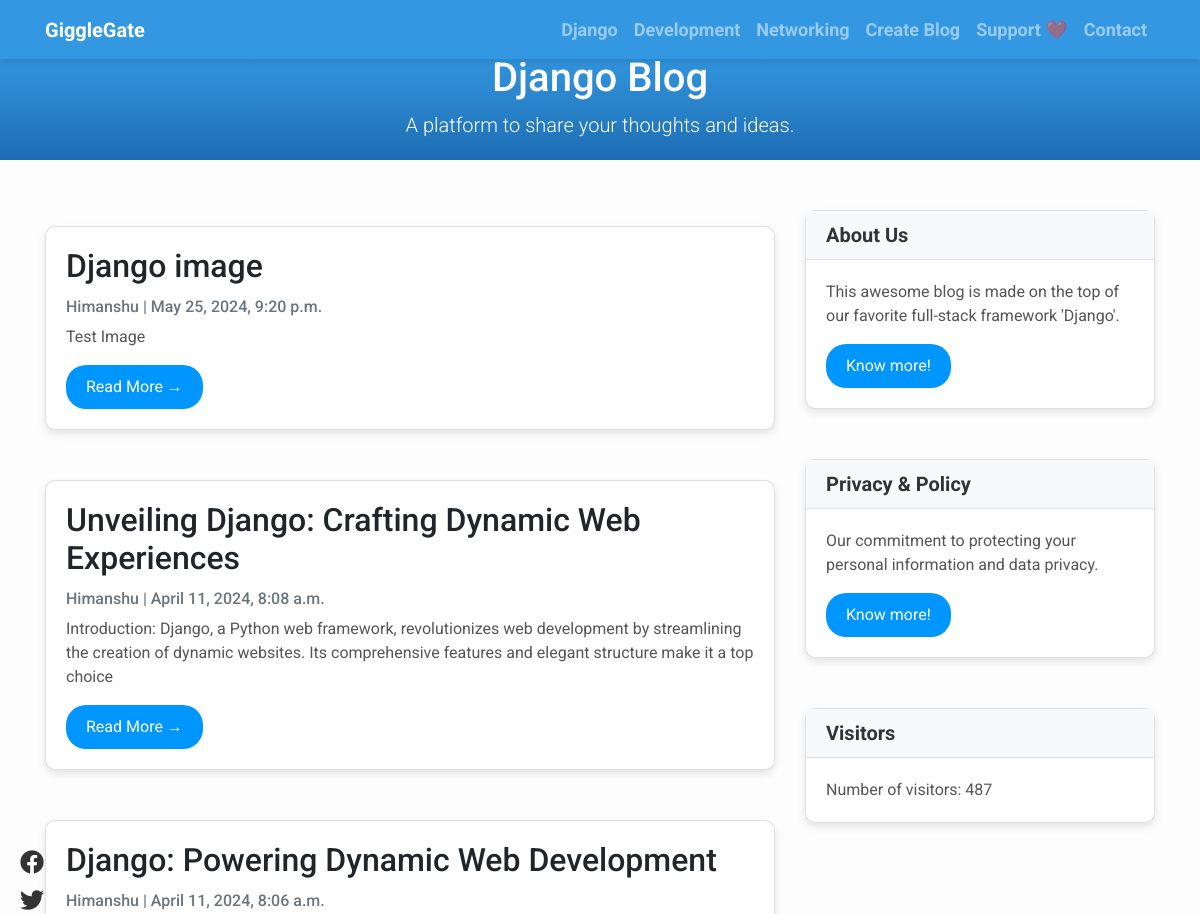
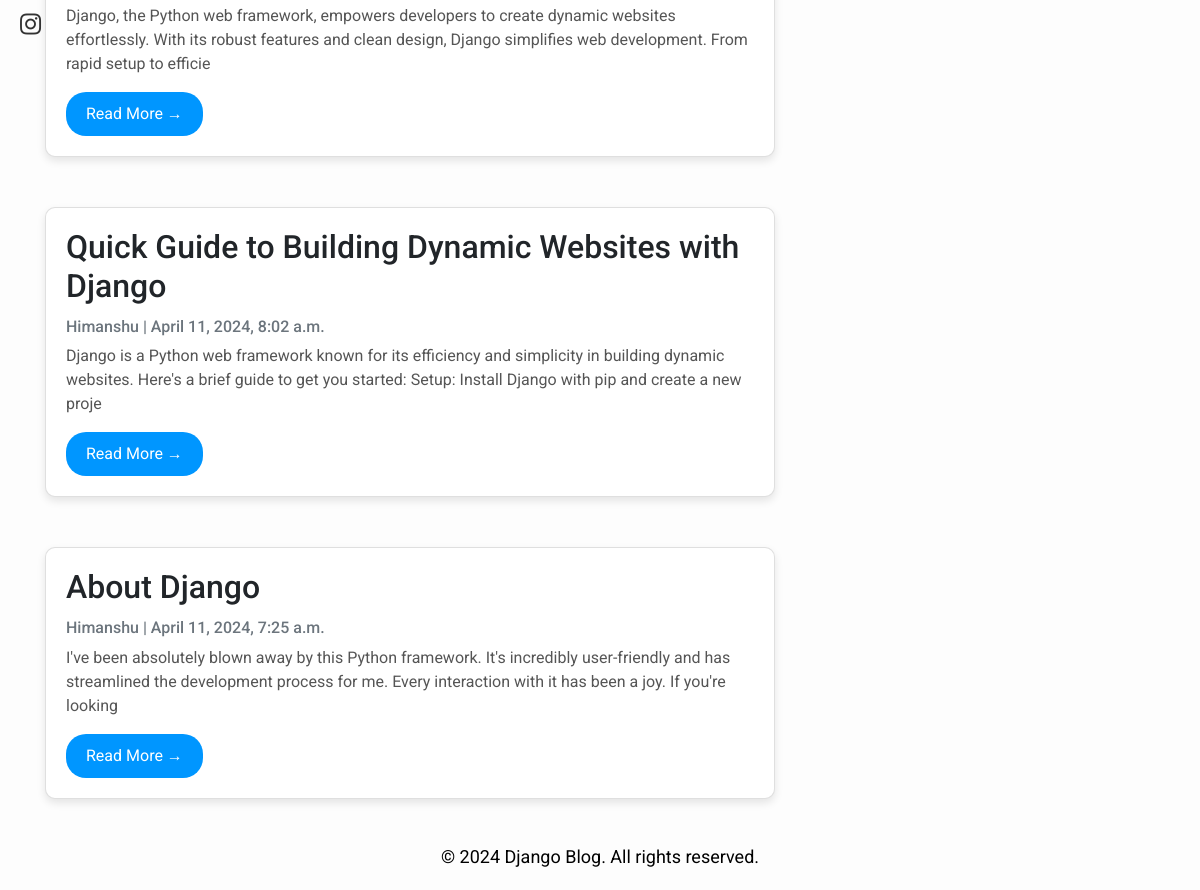
/django/, run on the app's committed database (2 pictures, top to bottom).
### Blog_app/models.py (models this page shows, shortened)
class Django(models.Model):
    title = models.CharField(max_length=200, unique=True)
    slug = models.SlugField(max_length=200, unique=True)
    author = models.ForeignKey(User, on_delete=models.CASCADE, related_name='blog_posts')
    updated_on = models.DateTimeField(auto_now=True)
    content = models.TextField()
    created_on = models.DateTimeField(auto_now_add=True)
    status = models.IntegerField(choices=STATUS, default=0)
    image = models.ImageField(upload_to='images/', blank=True, null=True)
    class Meta:
        ordering = ['-created_on']

class VisitCounter(models.Model):
    count = models.IntegerField(default=0)

### Blog_app/views.py (the view)
# urls.py: path('django/', views.DjangoList.as_view(), name='django'),
class DjangoList(generic.ListView):
    queryset = Django.objects.filter(status=1).order_by('-created_on')
    template_name = 'django.html'
    def get_context_data(self, **kwargs):
        context = super().get_context_data(**kwargs)
        visit_counter, created = VisitCounter.objects.get_or_create()
        if created:
            visit_counter.save()
        visit_counter.count += 1
        visit_counter.save()
        context['visit_counter'] = visit_counter
        return context

### templates/django.html (shortened to what this page needs)
<!DOCTYPE html>
<html lang="en">
<head>
</head>
<body>
    {% extends "base.html" %}
    {% block content %}
    <header class="masthead text-center">
        <div class="container">
            <h1>Django Blog</h1>
            <p class="lead">A platform to share your thoughts and ideas.</p>
        </div>
    </header>
    <div class="container">
        <div class="row">
            <div class="col-md-8 mt-3 left">
                {% for django in django_list %}
                <div class="card mb-4">
                    <div class="card-body">
                        <h2 class="card-title">{{ django.title }}</h2>
                        <p class="card-text text-muted h6">{{ django.author }} | {{ django.created_on}} </p>
                        <p class="card-text">{{django.content|slice:":200" }}</p>
                        <a href="{% url 'django_detail' django.slug  %}" class="btn btn-primary">Read More &rarr;</a>
                    </div>
                </div>
                {% endfor %}
            </div>
            {% block sidebar %} {% include 'sidebar.html' %} {% endblock sidebar %}
        </div>
    </div>
    {%endblock%}

### templates/base.html (shortened to what this page needs)
<!DOCTYPE html>
<html lang="en">
<head>
    <link rel="stylesheet" href="https://maxcdn.bootstrapcdn.com/bootstrap/4.0.0/css/bootstrap.min.css"
 />
</head>
<body>
    <nav class="navbar navbar-expand-lg navbar-dark fixed-top">
        <div class="container">
            <a class="navbar-brand" href="{% url 'home' %}">GiggleGate</a>
            <div class="collapse navbar-collapse" id="navbarNav">
                <ul class="navbar-nav ml-auto">
                    <li class="nav-item">
                        <a class="nav-link" href="{% url 'django' %}">Django</a>
                    </li>
                    <li class="nav-item">
                        <a class="nav-link" href="{% url 'development' %}">Development</a>
                    </li>
                    <li class="nav-item">
                        <a class="nav-link" href="{% url 'networking' %}">Networking</a>
                    </li>
                    <li class="nav-item">
                        <a class="nav-link" href="{% url 'create_post' %}">Create Blog</a>
                    </li>
                    <li class="nav-item">
                        <a class="nav-link" href="{% url 'support' %}">Support ❤️</a>
                    </li>
                    <li class="nav-item">
                        <a class="nav-link" href="{% url 'contact' %}">Contact</a>
                    </li>
                </ul>
            </div>
        </div>
    </nav>
    {% block content %}{% endblock content %}
    {% block social %}
    {% include 'social.html' %}
    {% endblock social %}
    <footer class="footer text-center">
        <div class="container">
            <p>&copy; 2024 Django Blog. All rights reserved.</p>
        </div>
    </footer>
</body>
</html>

### templates/sidebar.html (shortened to what this page needs)
{% block sidebar %}
<div class="col-md-4 float-right">
    <div class="card">
        <h5 class="card-header">About Us</h5>
        <div class="card-body">
            <p class="card-text">This awesome blog is made on the top of our favorite full-stack framework 'Django'.</p>
            <a href="{% url 'about' %}" class="btn btn-primary">Know more!</a>
        </div>
    </div>
    <div class="card">
        <h5 class="card-header">Privacy & Policy</h5>
        <div class="card-body">
            <p class="card-text">Our commitment to protecting your personal information and data privacy.</p>
            <a href="{% url 'privacy' %}" class="btn btn-primary">Know more!</a>
        </div>
    </div>
    <div class="card">
        <h5 class="card-header">Visitors</h5>
        <div class="card-body">
            <p class="card-text">Number of visitors: {{ visit_counter.count }}</p>
        </div>
    </div>
</div>
{% endblock sidebar %}

### templates/social.html (shortened to what this page needs)
{% block social%}
<!DOCTYPE html>
<html lang="en">
  <head>
    <link
      rel="stylesheet"
      href="https://cdnjs.cloudflare.com/ajax/libs/font-awesome/5.15.4/css/all.min.css"
    />
  </head>
  <body>
    <div class="social-icons">
      <a href="#"><i class="fab fa-facebook"></i></a>
      <a href="#"><i class="fab fa-twitter"></i></a>
      <a href="#"><i class="fab fa-instagram"></i></a>
    </div>
  </body>
</html>
{% endblock %}

### templates/base.html (style rules this page uses)
body { font-family: "Roboto", sans-serif; font-size: 16px; background-color: #f8f9fa; }
.navbar { background-color: #3398E1; box-shadow: 0 4px 6px rgba(0, 0, 0, 0.1); }
.navbar-brand { font-weight: bold; color: #fff; }
.navbar-nav .nav-link { color: #fff; font-weight: bold; }
.masthead { background: linear-gradient(to bottom, #3398E1, #1E6DB3); color: #fff; padding: 4px 0; }
.footer { color: #000; padding: 20px 0; }
.footer p { margin-bottom: 0; }

### templates/django.html (style rules this page uses)
body { font-family: "Roboto", sans-serif; font-size: 18px; background-color: #fdfdfd; margin-top: 50px; }
.card { box-shadow: 0 16px 48px #E3E7EB; }

### templates/sidebar.html (style rules this page uses)
.card { box-shadow: 0 4px 8px rgba(0, 0, 0, 0.1); border-radius: 10px; margin-bottom: 20px; margin-top: 50px; }
.card-header { background-color: #f8f9fa; border-bottom: 1px solid #dee2e6; font-weight: bold; color: #333; }
.card-body { padding: 20px; }
.card-text { font-size: 16px; color: #555; }
.btn { background-color: #0096FF; color: #fff; border: none; border-radius: 20px; padding: 10px 20px; font-size: 16px; transition: background-color 0.3s; }

### templates/social.html (style rules this page uses)
.social-icons { position: fixed; left: 20px; top: 50%; transform: translateY(-50%); z-index: 1000; }
.social-icons a { color: #333; margin-bottom: 10px; display: block; text-decoration: none; transition: color 0.3s ease; }
.social-icons a:last-child { margin-bottom: 0; }
.social-icons a i { font-size: 24px; margin-right: 5px; }

### data on the page
Django: title "Django image", author "Himanshu", created_on "May 25, 2024, 9:20 p.m.", content "Test Image"
Django: title "Unveiling Django: Crafting Dynamic Web Experiences", author "Himanshu", created_on "April 11, 2024, 8:08 a.m.", content "Introduction: Django, a Python web framework, revolutionizes web development by streamlining the creation of dynamic websites. Its comprehensive features and elegant structure make it a top choice"
Django: title "Django: Powering Dynamic Web Development", author "Himanshu", created_on "April 11, 2024, 8:06 a.m.", content "Django, the Python web framework, empowers developers to create dynamic websites effortlessly. With its robust features and clean design, Django simplifies web development. From rapid setup to efficie"
Django: title "Quick Guide to Building Dynamic Websites with Django", author "Himanshu", created_on "April 11, 2024, 8:02 a.m.", content "Django is a Python web framework known for its efficiency and simplicity in building dynamic websites. Here's a brief guide to get you started: Setup: Install Django with pip and create a new proje"
Django: title "About Django", author "Himanshu", created_on "April 11, 2024, 7:25 a.m.", content "I've been absolutely blown away by this Python framework. It's incredibly user-friendly and has streamlined the development process for me. Every interaction with it has been a joy. If you're looking"
VisitCounter: count "487"
